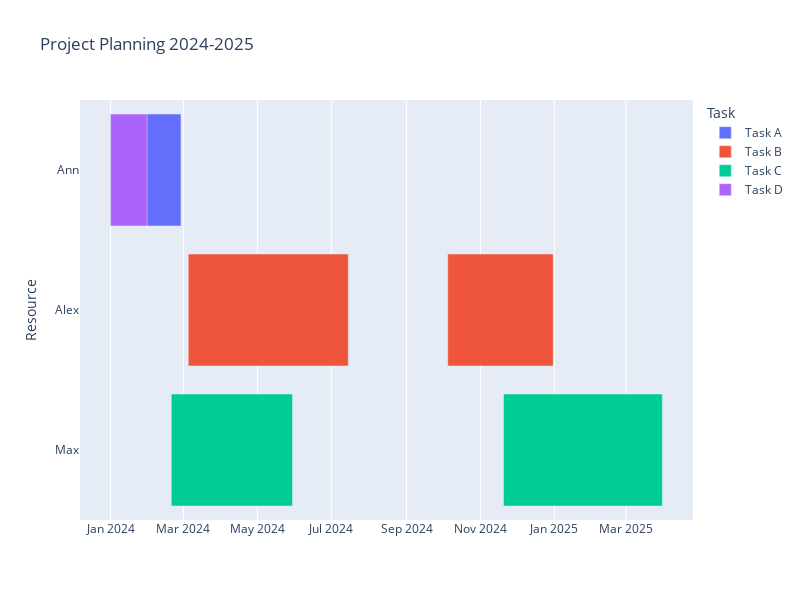

The notebook cell saved with this chart:
### Code cell
fig = px.timeline(df, x_start="Start", x_end="Finish", y="Resource", 
                  color="Task",
                  height = 600, width = 800,
                  title='Project Planning 2024-2025')
fig.update_yaxes(autorange="reversed")
fig.show()

### Figure 1 — Plotly figure (JSON) as saved in the notebook; plotly's stock layout.template omitted (floating-point values rounded to 4 significant figures)
{"data": [{"alignmentgroup": "True", "base": ["2024-01-01"], "hovertemplate": "Task=Task A<br>Start=%{base}<br>Finish=%{x}<br>Resource=%{y}<extra></extra>", "legendgroup": "Task A", "marker": {"color": "#636efa", "pattern": {"shape": ""}}, "name": "Task A", "offsetgroup": "Task A", "orientation": "h", "showlegend": true, "textposition": "auto", "type": "bar", "x": [5011200000], "xaxis": "x", "y": ["Ann"], "yaxis": "y"}, {"alignmentgroup": "True", "base": ["2024-03-05", "2024-10-05"], "hovertemplate": "Task=Task B<br>Start=%{base}<br>Finish=%{x}<br>Resource=%{y}<extra></extra>", "legendgroup": "Task B", "marker": {"color": "#EF553B", "pattern": {"shape": ""}}, "name": "Task B", "offsetgroup": "Task B", "orientation": "h", "showlegend": true, "textposition": "auto", "type": "bar", "x": [11404800000, 7516800000], "xaxis": "x", "y": ["Alex", "Alex"], "yaxis": "y"}, {"alignmentgroup": "True", "base": ["2024-02-20", "2024-11-20"], "hovertemplate": "Task=Task C<br>Start=%{base}<br>Finish=%{x}<br>Resource=%{y}<extra></extra>", "legendgroup": "Task C", "marker": {"color": "#00cc96", "pattern": {"shape": ""}}, "name": "Task C", "offsetgroup": "Task C", "orientation": "h", "showlegend": true, "textposition": "auto", "type": "bar", "x": [8640000000, 11318400000], "xaxis": "x", "y": ["Max", "Max"], "yaxis": "y"}, {"alignmentgroup": "True", "base": ["2024-01-01"], "hovertemplate": "Task=Task D<br>Start=%{base}<br>Finish=%{x}<br>Resource=%{y}<extra></extra>", "legendgroup": "Task D", "marker": {"color": "#ab63fa", "pattern": {"shape": ""}}, "name": "Task D", "offsetgroup": "Task D", "orientation": "h", "showlegend": true, "textposition": "auto", "type": "bar", "x": [2592000000], "xaxis": "x", "y": ["Ann"], "yaxis": "y"}], "layout": {"barmode": "overlay", "height": 600, "legend": {"title": {"text": "Task"}, "tracegroupgap": 0}, "title": {"text": "Project Planning 2024-2025"}, "width": 800, "xaxis": {"anchor": "y", "domain": [0, 1], "type": "date"}, "yaxis": {"anchor": "x", "autorange": "reversed", "domain": [0, 1], "title": {"text": "Resource"}}}}
